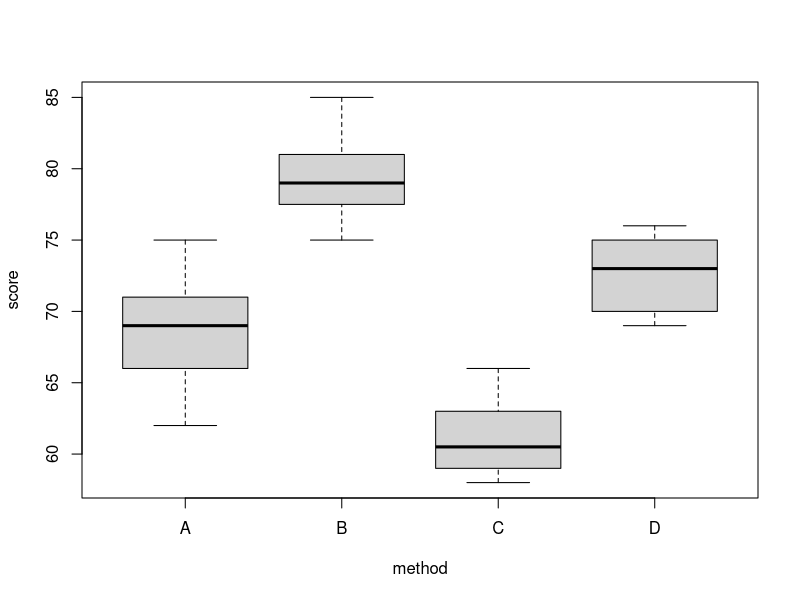
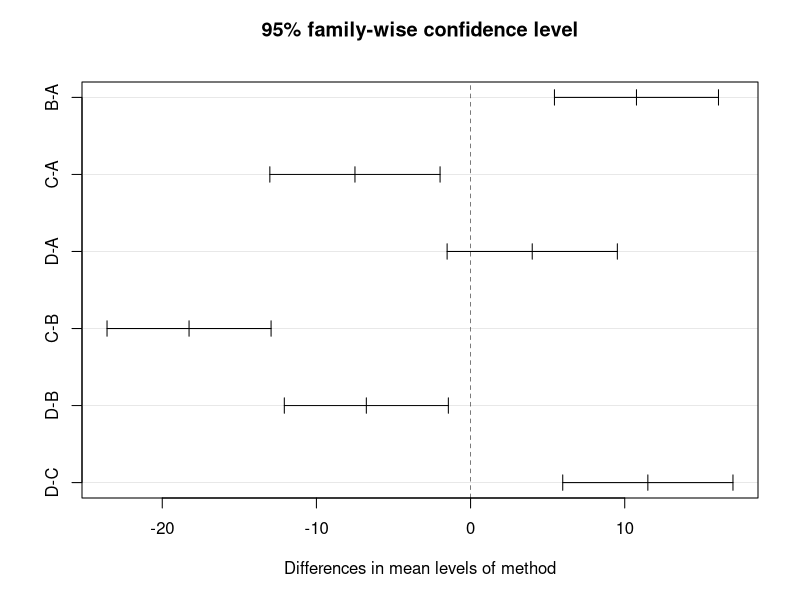
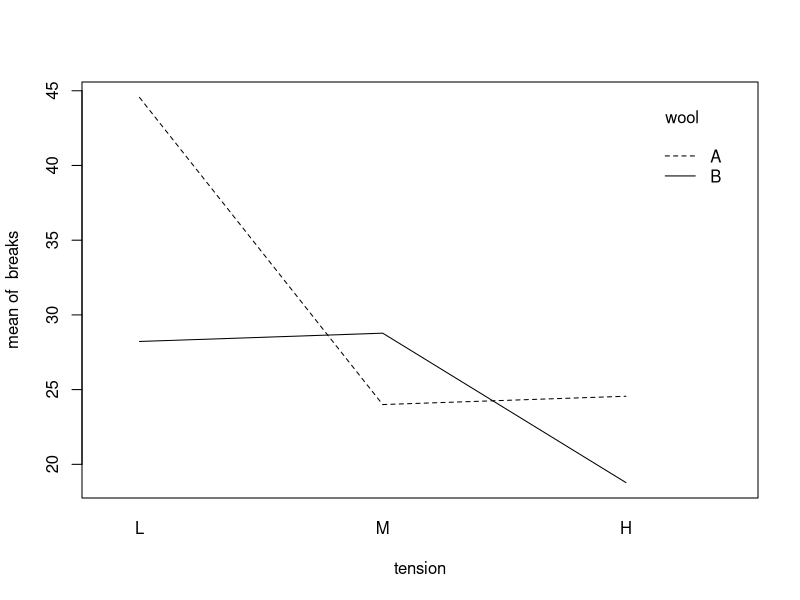

The R source for these figures, in order:
scores <- data.frame(
  method = factor(rep(c("A", "B", "C", "D"), times = c(6, 7, 6, 6))),
  score = c(62, 70, 68, 75, 66, 71,
            78, 82, 75, 80, 85, 79, 77,
            60, 58, 66, 63, 61, 59,
            72, 74, 70, 76, 69, 75)
)

aggregate(score ~ method, scores, function(x) c(n = length(x), mean = mean(x), sd = sd(x)))
boxplot(score ~ method, scores)

fit <- aov(score ~ method, data = scores)
summary(fit)

bartlett.test(score ~ method, data = scores)

levene <- function(y, g) {
  dev <- abs(y - ave(y, g, FUN = median))
  anova(lm(dev ~ g))
}
levene(scores$score, scores$method)

shapiro.test(residuals(fit))

TukeyHSD(fit)
plot(TukeyHSD(fit))
pairwise.t.test(scores$score, scores$method, p.adjust.method = "bonferroni")

# by hand
grand <- mean(scores$score)
group_means <- tapply(scores$score, scores$method, mean)
n_i <- table(scores$method)
ssb <- sum(n_i * (group_means - grand)^2)
ssw <- sum((scores$score - group_means[scores$method])^2)
k <- nlevels(scores$method); N <- nrow(scores)
F <- (ssb / (k - 1)) / (ssw / (N - k))
c(F = F, p = pf(F, k - 1, N - k, lower.tail = FALSE))

# two-way with interaction
fit2 <- aov(breaks ~ wool * tension, data = warpbreaks)
summary(fit2)
with(warpbreaks, interaction.plot(tension, wool, breaks))
TukeyHSD(fit2, "tension")
